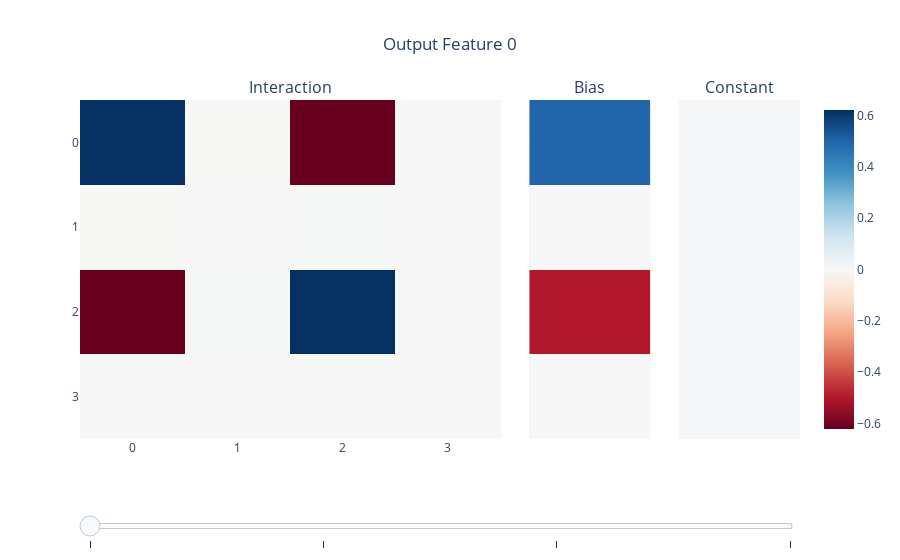

The code cell stored with this chart in its notebook:
### Code cell
plot_output_interaction(model.be[-3])

### Figure 1 — Plotly figure (JSON) as saved in the notebook; plotly's stock layout.template omitted (floating-point values rounded to 4 significant figures)
{"data": [{"coloraxis": "coloraxis", "hovertemplate": "(%{x}, %{y}): %{z:.2f}", "name": "", "type": "heatmap", "visible": true, "xaxis": "x", "yaxis": "y", "z": [[0.6183, -0.001946, -0.6198, -0.0002016], [-0.001946, 5.297e-06, 0.00195, 1.459e-06], [-0.6198, 0.00195, 0.6213, 0.0002021], [-0.0002016, 1.455e-06, 0.0002021, -7.53e-07]]}, {"coloraxis": "coloraxis", "hovertemplate": "(%{x}, %{y}): %{z:.2f}", "name": "", "type": "heatmap", "visible": false, "xaxis": "x", "yaxis": "y", "z": [[4.64e-06, 0.002216, 3.735e-06, -0.002211], [0.002216, 0.6208, 0.0001286, -0.6194], [3.722e-06, 0.0001286, -3.244e-06, -0.0001283], [-0.002211, -0.6194, -0.0001283, 0.618]]}, {"coloraxis": "coloraxis", "hovertemplate": "(%{x}, %{y}): %{z:.2f}", "name": "", "type": "heatmap", "visible": false, "xaxis": "x", "yaxis": "y", "z": [[0.6178, -0.001876, -0.6194, -0.0002699], [-0.001876, 3.536e-06, 0.00188, 2.974e-06], [-0.6194, 0.00188, 0.6209, 0.0002706], [-0.0002699, 2.971e-06, 0.0002706, -2.028e-06]]}, {"coloraxis": "coloraxis", "hovertemplate": "(%{x}, %{y}): %{z:.2f}", "name": "", "type": "heatmap", "visible": false, "xaxis": "x", "yaxis": "y", "z": [[6.28e-06, 0.00212, 1.73e-06, -0.002116], [0.00212, 0.6236, 0.0002349, -0.6223], [1.725e-06, 0.0002349, -8.397e-07, -0.0002344], [-0.002116, -0.6223, -0.0002344, 0.6209]]}, {"coloraxis": "coloraxis", "hovertemplate": "%{y}: %{z:.2f}", "name": "", "type": "heatmap", "visible": true, "xaxis": "x4", "yaxis": "y4", "z": [[0.4989], [-0.001009], [-0.5001], [-0.0007228]]}, {"coloraxis": "coloraxis", "hovertemplate": "%{y}: %{z:.2f}", "name": "", "type": "heatmap", "visible": false, "xaxis": "x4", "yaxis": "y4", "z": [[0.0006744], [0.4991], [0.001213], [-0.4979]]}, {"coloraxis": "coloraxis", "hovertemplate": "%{y}: %{z:.2f}", "name": "", "type": "heatmap", "visible": false, "xaxis": "x4", "yaxis": "y4", "z": [[-0.4982], [0.0006109], [0.4995], [0.001118]]}, {"coloraxis": "coloraxis", "hovertemplate": "%{y}: %{z:.2f}", "name": "", "type": "heatmap", "visible": false, "xaxis": "x4", "yaxis": "y4", "z": [[-0.001112], [-0.5005], [-0.0007794], [0.4994]]}, {"coloraxis": "coloraxis", "hovertemplate": "%{z:.2f}", "name": "", "type": "heatmap", "visible": true, "xaxis": "x5", "yaxis": "y5", "z": [[0.006346]]}, {"coloraxis": "coloraxis", "hovertemplate": "%{z:.2f}", "name": "", "type": "heatmap", "visible": false, "xaxis": "x5", "yaxis": "y5", "z": [[0.006289]]}, {"coloraxis": "coloraxis", "hovertemplate": "%{z:.2f}", "name": "", "type": "heatmap", "visible": false, "xaxis": "x5", "yaxis": "y5", "z": [[0.006311]]}, {"coloraxis": "coloraxis", "hovertemplate": "%{z:.2f}", "name": "", "type": "heatmap", "visible": false, "xaxis": "x5", "yaxis": "y5", "z": [[0.006455]]}], "layout": {"annotations": [{"font": {"size": 16}, "showarrow": false, "text": "Interaction", "x": 0.292, "xanchor": "center", "xref": "paper", "y": 1, "yanchor": "bottom", "yref": "paper"}, {"font": {"size": 16}, "showarrow": false, "text": "Bias", "x": 0.708, "xanchor": "center", "xref": "paper", "y": 1, "yanchor": "bottom", "yref": "paper"}, {"font": {"size": 16}, "showarrow": false, "text": "Constant", "x": 0.916, "xanchor": "center", "xref": "paper", "y": 1, "yanchor": "bottom", "yref": "paper"}], "coloraxis": {"cmid": 0, "colorscale": [[0, "rgb(103,0,31)"], [0.1, "rgb(178,24,43)"], [0.2, "rgb(214,96,77)"], [0.3, "rgb(244,165,130)"], [0.4, "rgb(253,219,199)"], [0.5, "rgb(247,247,247)"], [0.6, "rgb(209,229,240)"], [0.7, "rgb(146,197,222)"], [0.8, "rgb(67,147,195)"], [0.9, "rgb(33,102,172)"], [1, "rgb(5,48,97)"]]}, "sliders": [{"active": 0, "currentvalue": {"prefix": "Feature "}, "font": {"color": "white"}, "pad": {"t": 50}, "steps": [{"args": [{"visible": [true, false, false, false, true, false, false, false, true, false, false, false]}, {"title": "Output Feature 0"}], "label": "", "method": "update"}, {"args": [{"visible": [false, true, false, false, false, true, false, false, false, true, false, false]}, {"title": "Output Feature 1"}], "label": "", "method": "update"}, {"args": [{"visible": [false, false, true, false, false, false, true, false, false, false, true, false]}, {"title": "Output Feature 2"}], "label": "", "method": "update"}, {"args": [{"visible": [false, false, false, true, false, false, false, true, false, false, false, true]}, {"title": "Output Feature 3"}], "label": "", "method": "update"}]}], "title": {"text": "Output Feature 0", "x": 0.5}, "xaxis": {"anchor": "y", "domain": [0, 0.584], "tickvals": [0, 1, 2, 3]}, "xaxis2": {"anchor": "y2", "domain": [0.208, 0.376], "tickvals": [0, 1, 2, 3]}, "xaxis3": {"anchor": "y3", "domain": [0.416, 0.584], "tickvals": [0, 1, 2, 3]}, "xaxis4": {"anchor": "y4", "domain": [0.624, 0.792], "showticklabels": false, "tickvals": [0, 1, 2, 3]}, "xaxis5": {"anchor": "y5", "domain": [0.832, 1], "showticklabels": false, "tickvals": [0, 1, 2, 3]}, "yaxis": {"anchor": "x", "autorange": "reversed", "domain": [0, 1], "tickvals": [0, 1, 2, 3]}, "yaxis2": {"anchor": "x2", "autorange": "reversed", "domain": [0, 1], "tickvals": [0, 1, 2, 3]}, "yaxis3": {"anchor": "x3", "autorange": "reversed", "domain": [0, 1], "tickvals": [0, 1, 2, 3]}, "yaxis4": {"anchor": "x4", "autorange": "reversed", "domain": [0, 1], "showticklabels": false, "tickvals": [0, 1, 2, 3]}, "yaxis5": {"anchor": "x5", "autorange": "reversed", "domain": [0, 1], "showticklabels": false, "tickvals": [0, 1, 2, 3]}}}
